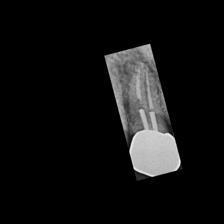
#> input picture Dataset/two_label_data_forCNN_v1/apical lesion/013_2.jpg, 224 x 224 px, found by its file name; its folder holds only this picture in this run
$ python GRAY_AHE.py
#> lines starting #> are read from the running program, lines starting #| are printed output that depends on the picture
import os
import cv2

# 文件夾路徑
folder_path = "E:\\Lab\\share\\dataset\\two_label_data_forCNN_v18\\final\\apical lesion"
output_folder = "E:\\Lab\\share\\dataset\\two_label_data_forCNN_v18\\ffinal_AHE_c8_t8-8\\apical lesion"

# [18 lines of commented-out code are left out]
if not os.path.exists(output_folder):
    os.makedirs(output_folder)

# 讀取資料夾下的所有檔案
for filename in os.listdir(folder_path):
    if filename.endswith(".jpg"):
        # 讀取原始影像
        img = cv2.imread(os.path.join(folder_path, filename))
#> img is the input picture: shape (224, 224, 3); min 0, max 246, mean 17.6

        # 將影像轉換為灰度
        gray_img = cv2.cvtColor(img, cv2.COLOR_BGR2GRAY)

        # 使用自適應直方圖均衡化處理影像
        clahe = cv2.createCLAHE(clipLimit=8.0, tileGridSize=(8, 8))
        adaptive_equalized_img = clahe.apply(gray_img)
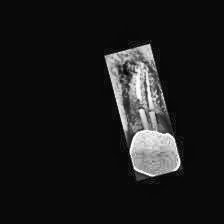
#> adaptive_equalized_img: shape (224, 224); min 5, max 253, mean 26.5


        # 將灰度圖像轉換為彩色圖像
        color_img = cv2.cvtColor(adaptive_equalized_img, cv2.COLOR_GRAY2BGR)


        # 保存直方图均衡化后的图像到输出文件夹
        output_path = os.path.join(output_folder, filename)
        cv2.imwrite(output_path, color_img)

$ run again, on Dataset/two_label_data_forCNN_v1/apical lesion/083_0.jpg_flipped_both.jpg
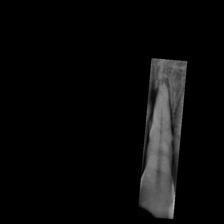
#> input picture Dataset/two_label_data_forCNN_v1/apical lesion/083_0.jpg_flipped_both.jpg, 224 x 224 px, found by its file name
#> img is the input picture: shape (224, 224, 3); min 0, max 182, mean 9.9
#> `adaptive_equalized_img = clahe.apply(gray_img)`:
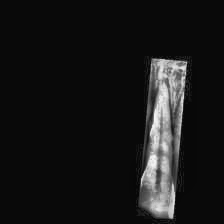
#> adaptive_equalized_img: shape (224, 224); min 6, max 248, mean 23.7

$ run again, on Dataset/two_label_data_forCNN_v1/apical lesion/255_1.jpg_flipped_both.jpg
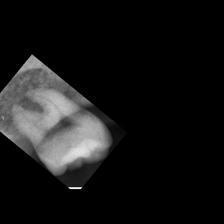
#> input picture Dataset/two_label_data_forCNN_v1/apical lesion/255_1.jpg_flipped_both.jpg, 224 x 224 px, found by its file name
#> img is the input picture: shape (224, 224, 3); min 0, max 255, mean 22.4
#> `adaptive_equalized_img = clahe.apply(gray_img)`:
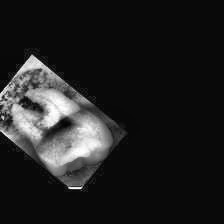
#> adaptive_equalized_img: shape (224, 224); min 2, max 255, mean 32.6

$ run again, on Dataset/two_label_data_forCNN_v1/apical lesion/037_4.jpg_flipped_both.jpg
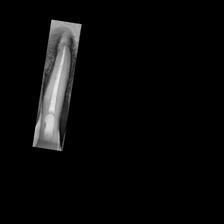
#> input picture Dataset/two_label_data_forCNN_v1/apical lesion/037_4.jpg_flipped_both.jpg, 224 x 224 px, found by its file name
#> img is the input picture: shape (224, 224, 3); min 0, max 236, mean 9.7
#> `adaptive_equalized_img = clahe.apply(gray_img)`:
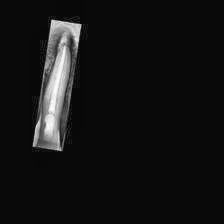
#> adaptive_equalized_img: shape (224, 224); min 8, max 253, mean 19.8
